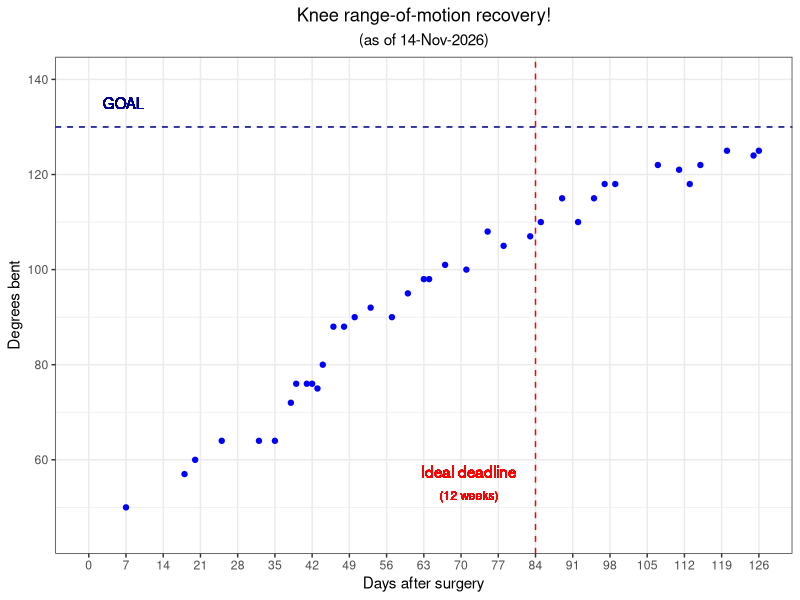

The R source for this figure:
library(tidyverse)

df <- read.table("knee-range-of-motion.tsv", sep = "\t", header = TRUE)

curr_date <- format(Sys.time(), "%d-%b-%Y")

## plotting with days on X axis
max_day_for_plot <- ceiling(df[2] %>% max() / 7) * 7

plot <- ggplot(df, aes(x = Days.after.surgery, y = Degrees.bent)) + geom_point(color = "blue") +
    labs(y = "Degrees bent", x = "Days after surgery", title = "Knee range-of-motion recovery!",
         subtitle = paste0("(as of ", curr_date, ")")) +
    ylim(45,140) +
    scale_x_continuous(breaks=seq(0,max_day_for_plot,7), limits = c(0,max_day_for_plot), minor_breaks = NULL) +
    geom_hline(yintercept = 130, linetype = "dashed", color = "darkblue") +
    geom_text(x = 6.6, y = 135, label = "GOAL", color = "darkblue") +
    geom_vline(xintercept = 84, linetype = "dashed", color = "red") +
    geom_text(x = 71.5, y = 57.5, label = "Ideal deadline", color = "red") +
    geom_text(x = 71.5, y = 52.5, label = "(12 weeks)", color = "red", size = 3) +
    theme_bw() +
    theme(plot.title = element_text(hjust = 0.5), plot.subtitle = element_text(hjust = 0.5))


## plotting with weeks on X axis
# num_total_weeks <- ceiling(df[2] %>% max() / 7)
#
# plot <- ggplot(df, aes(x = Days.after.surgery / 7, y = Degrees.bent)) + geom_point(color = "blue") +
#     labs(y = "Degrees bent", x = "Weeks after surgery", title = "Knee range-of-motion recovery!",
#          subtitle = paste0("(", curr_date, ")")) +
#     ylim(45,140) +
#     scale_x_continuous(breaks=seq(0, num_total_weeks, 1), limits = c(0, num_total_weeks), minor_breaks = NULL) +
#     geom_hline(yintercept = 130, linetype = "dashed", color = "darkblue") +
#     geom_text(x = 1, y = 135, label = "GOAL", color = "darkblue") +
#     geom_vline(xintercept = 12, linetype = "dashed", color = "red") +
#     geom_text(x = 10.35, y = 55.45, label = "Ideal deadline", color = "red") +
#     theme_bw() +
#     theme(plot.title = element_text(hjust = 0.5), plot.subtitle = element_text(hjust = 0.5))

# writing out pdf
pdf(paste0(curr_date, "-knee-ROM-progress.pdf"), width = 5, height = 4)
plot
dev.off()
